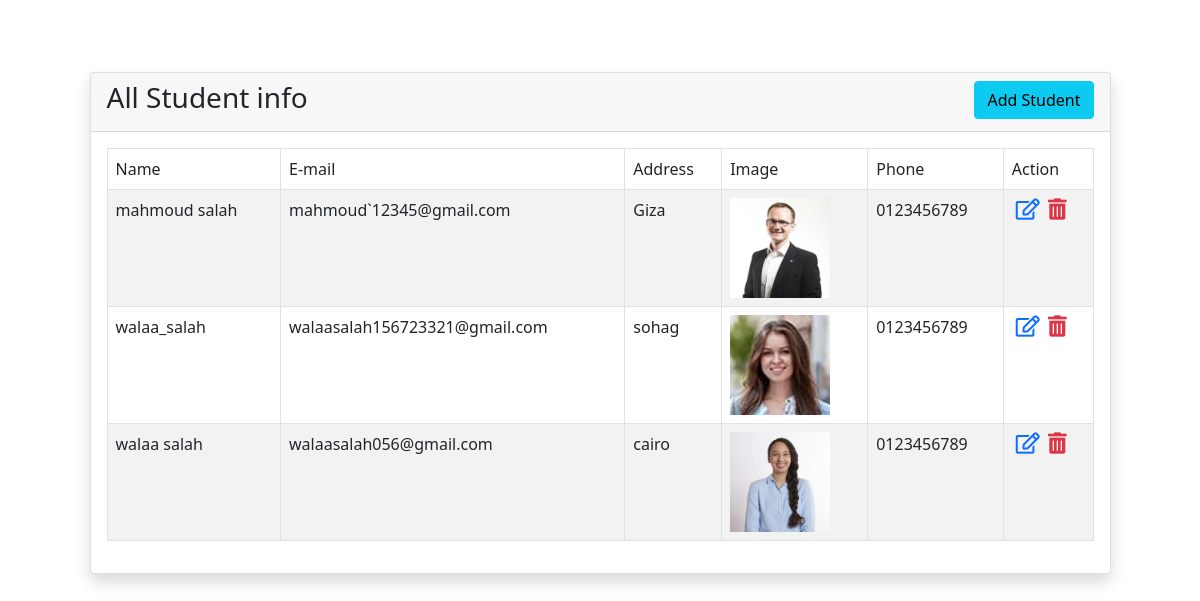
/student.php, run on the app's committed database.
### tables this page shows
CREATE TABLE `user` (
  `id` int(11) NOT NULL,
  `regData` datetime NOT NULL DEFAULT current_timestamp(),
  `name` varchar(50) NOT NULL,
  `email` varchar(50) NOT NULL,
  `phone` varchar(20) NOT NULL,
  `address` varchar(255) NOT NULL,
  `photo` varchar(50) NOT NULL
);

### db.php (called while the page is built, shortened)
<?php
class Database{
    private $dns="mysql:host=localhost;dbname=oop_crud";
    private $user="root";
    private $password="";
    private  $options=array(PDO::MYSQL_ATTR_INIT_COMMAND => 'SET NAMES utf8');
    public $conn;
    public function __construct(){
       try{
            $this->conn=new PDO($this->dns,$this->user , $this->password, $this->options);
            $this->conn->setAttribute(PDO::ATTR_ERRMODE, PDO::ERRMODE_EXCEPTION);
        }
       catch(PDOException $e){
            echo "Connection failed: " . $e->getMessage();
        }
    }
    public function readAll($table){
      try{
            $sql="SELECT * From `$table` ORDER BY id DESC ";
            $stm=$this->conn->prepare($sql);
            $stm->execute();
            return $stm->fetchAll(PDO::FETCH_ASSOC);
        }
      catch(PDOException $e){
             echo "Connection failed: " . $e->getMessage();
        }
    }
}
?>

### student.php (the view, shortened to what this page needs)
<?php
include_once("db.php");
$ob=new Database();
?>
<!doctype html>
<html lang="en">
  <head>
    <link href="https://cdn.jsdelivr.net/npm/bootstrap@5.0.2/dist/css/bootstrap.min.css" rel="stylesheet">
    <link rel="stylesheet" href="https://cdnjs.cloudflare.com/ajax/libs/font-awesome/5.15.4/css/all.min.css">
  </head>
  <body>
<br>
    <div class="container ">
        <div class="row d-flex justify-content-center ">
            <div class="col-md-11">
                <div class="card shadow mt-5">
                    <div class="card-header">
                        <div class="row">
                            <div class="col-md-6">
                                <h3>All Student info</h3>
                            </div>
                            <div class="col-md-6">
                               <a href="index.php" class="btn btn-info  float-end" >Add Student</a>
                            </div>
                        </div>
                    </div>
                    <div class="card-body">
                       <table class="table table-bordered table-striped">
                            <thead>
                                <tr>
                                    <td>Name</td>
                                    <td>E-mail</td>
                                    <td>Address</td>
                                    <td>Image</td>
                                    <td>Phone</td>
                                    <td>Action</td>
                                </tr>
                            </thead>
                            <tbody>
                                <?php foreach($ob->readAll("user") as $row){
                                    $id=$row["id"];
                                    $name=$row["name"];
                                    $email=$row["email"];
                                    $Address=$row["address"];
                                    $phone=$row["phone"];
                                    $image=$row["photo"];
                                ?>
                                    <tr>
                                        <td><?php echo $name?></td>
                                        <td><?php echo $email?></td>
                                        <td><?php echo $Address?></td>
                                        <td><img src="img/<?php echo $image?>" class="img-fluid" style="width:100px"></td>
                                        <td><?php echo $phone?></td>
                                        <td >
                                            <a  href="edit.php?id=<?php echo base64_encode($id);?>" class="text-primary mx-1 "><i class="far fa-edit fa-lg "></i></a>
                                            <a href="?id=<?php echo base64_encode($id);?>" class="text-danger" onclick="return confirm('are you sure delete it')"><i class="fas fa-trash-alt fa-lg"></i></a>
                                        </td>
                                    </tr>
                                <?php }?>
                            </tbody>
                       </table>
                    </div>
                </div>
            </div>
        </div>
    </div>
  </body>
</html>

### data on the page
user: name "mahmoud salah", email "mahmoud`12345@gmail.com", address "Giza", photo (picture), phone "0123456789"
user: name "walaa_salah", email "walaasalah156723321@gmail.com", address "sohag", photo (picture), phone "0123456789"
user: name "walaa salah", email "walaasalah056@gmail.com", address "cairo", photo (picture), phone "0123456789"
